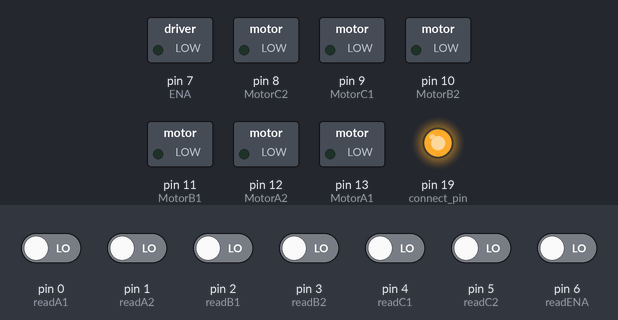
Bench run of a sketch on a simulated Arduino Uno, built with avr-gcc and run on an emulated ATmega328P. Parts: switched loads named in the sketch (green lamp = pin HIGH), output pins drawn as LEDs (lit = HIGH). Inputs (shaded band) come from the test bench; at power-on: pin 0 (readA1), pin 1 (readA2), pin 2 (readB1), pin 3 (readB2), pin 4 (readC1), pin 5 (readC2), pin 6 (readENA) LOW.

Above: at 3.0 s.
3.1 s: pin 0 (readA1) driven HIGH
At 3.6 s:
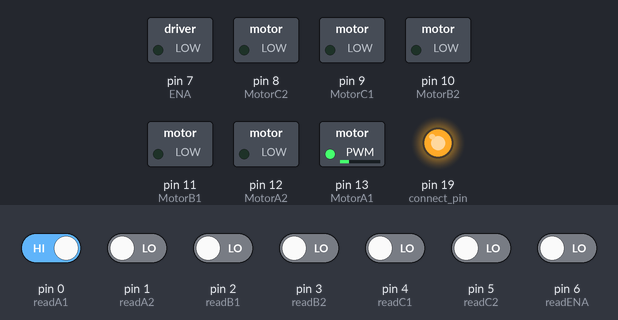
4.6 s: pin 1 (readA2) driven HIGH
At 5.6 s:
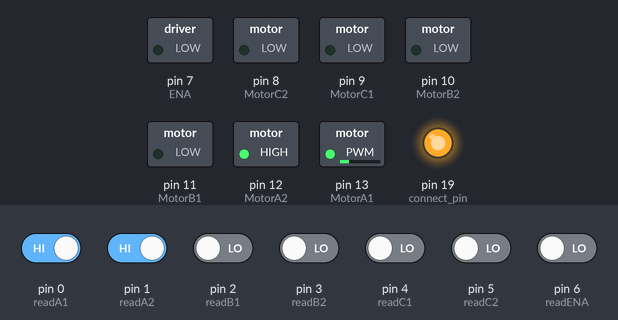
6.1 s: pin 2 (readB1) driven HIGH
At 7.0 s:
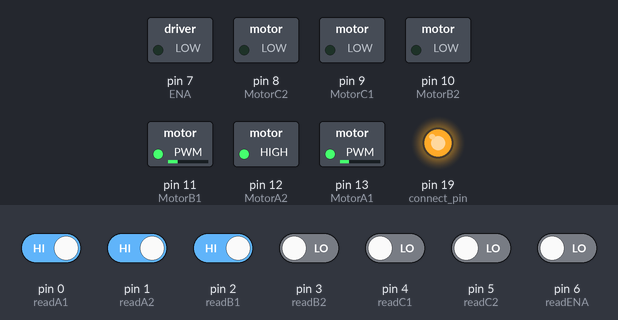
7.6 s: pin 3 (readB2) driven HIGH
At 7.9 s:
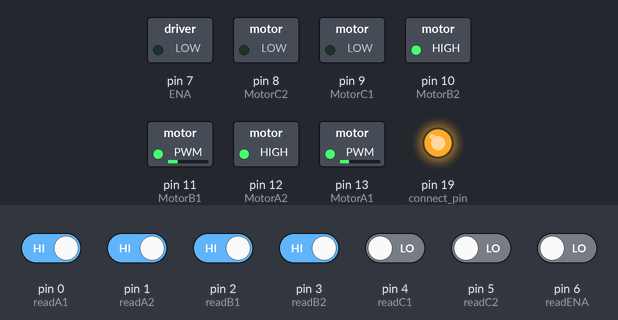
9.1 s: pin 4 (readC1) driven HIGH
At 10.3 s:
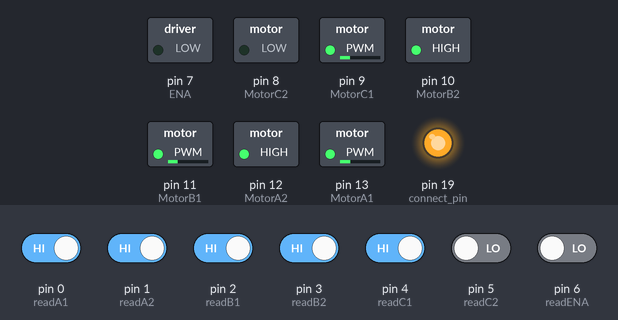
10.6 s: pin 5 (readC2) driven HIGH
At 11.4 s:
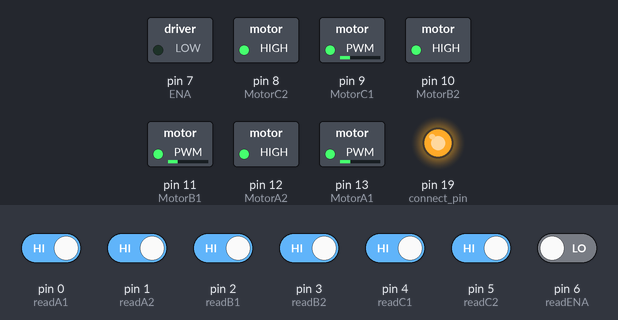
Timing chart, 0 to 13.1 s (numbered marks = the images above; inputs shaded):
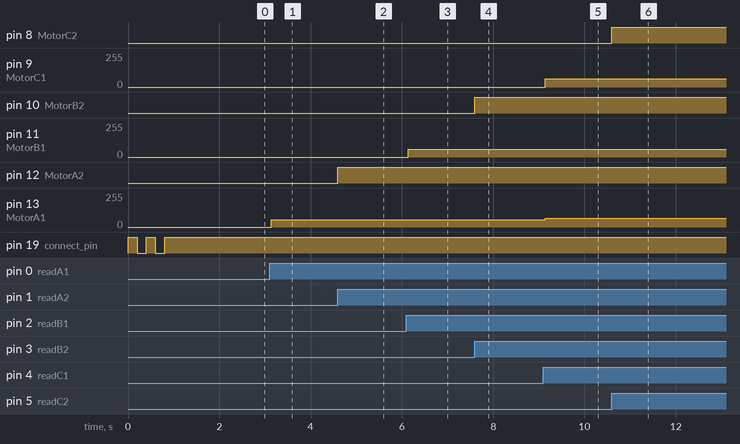

The sketch:

sub_.ino
```cpp
#include <TimerOne.h>

#define MotorA1 13
#define MotorA2 12
#define MotorB1 11
#define MotorB2 10
#define MotorC1 9
#define MotorC2 8
#define ENA 7

#define readA1 0
#define readA2 1
#define readB1 2
#define readB2 3
#define readC1 4
#define readC2 5
#define readENA 6

#define Vr A0

int motorInterval1, motorInterval2, motorInterval3;
bool enaA, enaB, enaC;
bool dirA, dirB, dirC;

const int connect_pin = 19;  // 接続確認LED

void setup() {
  //モーター
  pinMode(MotorA1, OUTPUT);
  pinMode(MotorA2, OUTPUT);
  pinMode(MotorB1, OUTPUT);
  pinMode(MotorB2, OUTPUT);
  pinMode(MotorC1, OUTPUT);
  pinMode(MotorC2, OUTPUT);
  pinMode(ENA, OUTPUT);

  pinMode(readA1, INPUT);
  pinMode(readA2, INPUT);
  pinMode(readB1, INPUT);
  pinMode(readB2, INPUT);
  pinMode(readC1, INPUT);
  pinMode(readC2, INPUT);
  pinMode(readENA, INPUT);

  pinMode(connect_pin, OUTPUT);

  //モータースピード0
  motorInterval1 = motorInterval2 = motorInterval3 = 4;
  enaA = enaB = enaC = false;
  dirA = dirB = dirC = false;

  for(int i=0; i<2; i++){
    digitalWrite(connect_pin, HIGH);
    delay(200);
    digitalWrite(connect_pin, LOW);
    delay(200);
  }
  digitalWrite(connect_pin, HIGH);
  delay(1000);

  Timer1.initialize(5);
  Timer1.attachInterrupt(init_motor);
  Timer1.start();
}


void loop() {
  enaA = digitalRead(readA1);
  dirA = digitalRead(readA2);

  enaB = digitalRead(readB1);
  dirB = digitalRead(readB2);

  enaC = digitalRead(readC1);
  dirC = digitalRead(readC2);

  digitalWrite(ENA, digitalRead(readENA));
}


void init_motor () {
  //Motor A ------//
  static int motorTime1;

  if(dirA)digitalWrite(MotorA2, HIGH);
  else digitalWrite(MotorA2, LOW);

  motorTime1 ++;
  if (motorTime1 > abs(motorInterval1)) {
    motorTime1 = 0;
  }
  if (enaA) {
    if (motorTime1 == 0)digitalWrite(MotorA1, HIGH);
    if (motorTime1 == 1)digitalWrite(MotorA1, LOW);
  }
  //Motor B ------//
  static int motorTime2;

  if(dirB)digitalWrite(MotorB2, HIGH);
  else digitalWrite(MotorB2, LOW);

  motorTime2 ++;
  if (motorTime2 > abs(motorInterval2)) {
    motorTime2 = 0;
  }
  if (enaB) {
    if (motorTime2 == 0)digitalWrite(MotorB1, HIGH);
    if (motorTime2 == 1)digitalWrite(MotorB1, LOW);
  }
  //Motor C ------//
  static int motorTime3;

  if(dirC)digitalWrite(MotorC2, HIGH);
  else digitalWrite(MotorC2, LOW);

  motorTime3 ++;
  if (motorTime3 > abs(motorInterval3)) {
    motorTime3 = 0;
  }
  if (enaC) {
    if (motorTime3 == 0)digitalWrite(MotorC1, HIGH);
    if (motorTime3 == 1)digitalWrite(MotorC1, LOW);
  }
}
```

Measured:
- after the input at 3.1 s, pin 13 (MotorA1): 0/255 → 56/255 at once
- after the input at 4.6 s, pin 12 (MotorA2): LOW → HIGH at once
- after the input at 6.1 s, pin 11 (MotorB1): 0/255 → 60/255 at once
- after the input at 7.6 s, pin 10 (MotorB2): LOW → HIGH at once
- after the input at 9.1 s, pin 9 (MotorC1): 0/255 → 63/255 at once; pin 13 (MotorA1): 56/255 → 64/255 at once
- after the input at 10.6 s, pin 8 (MotorC2): LOW → HIGH at once
